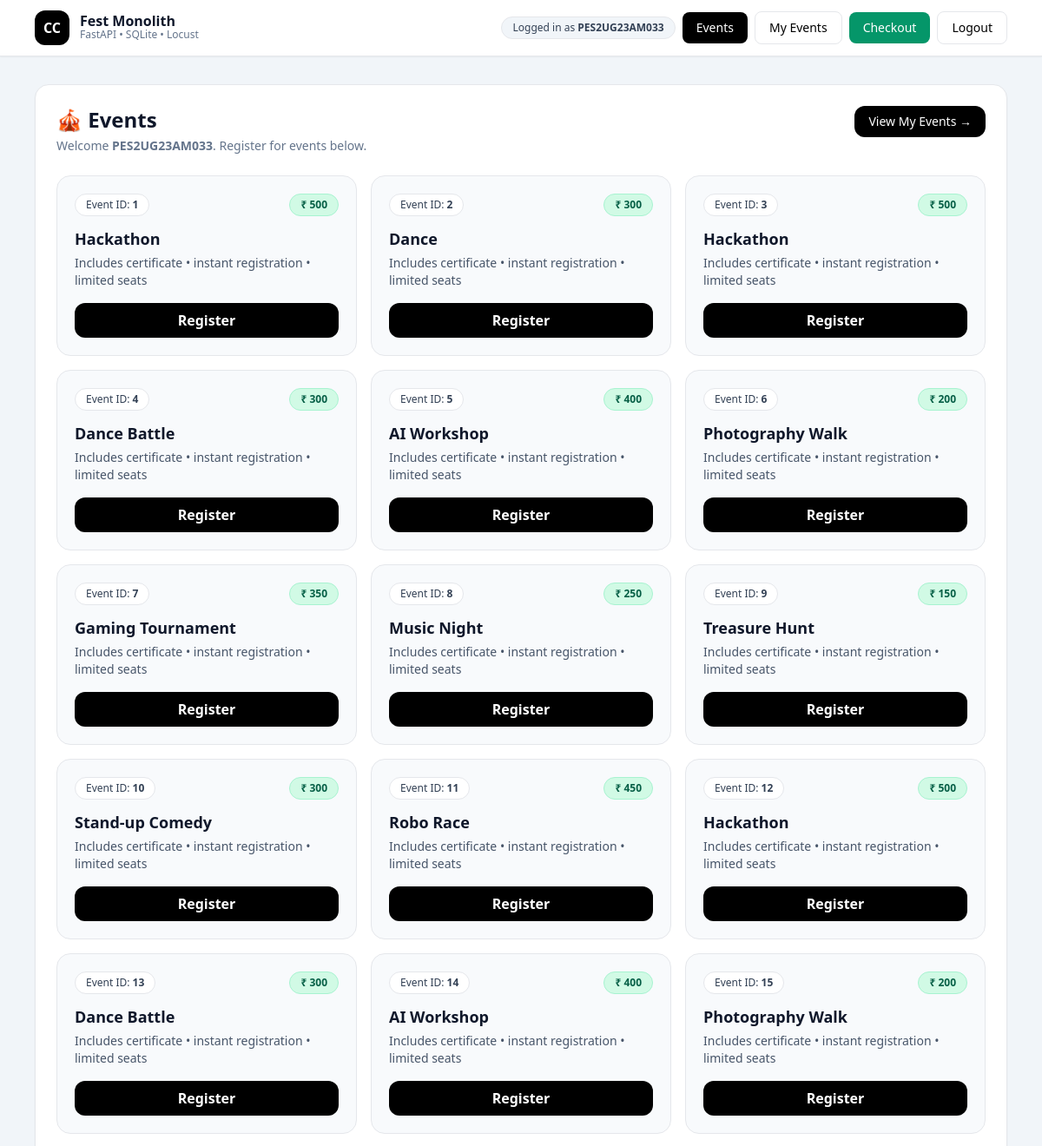
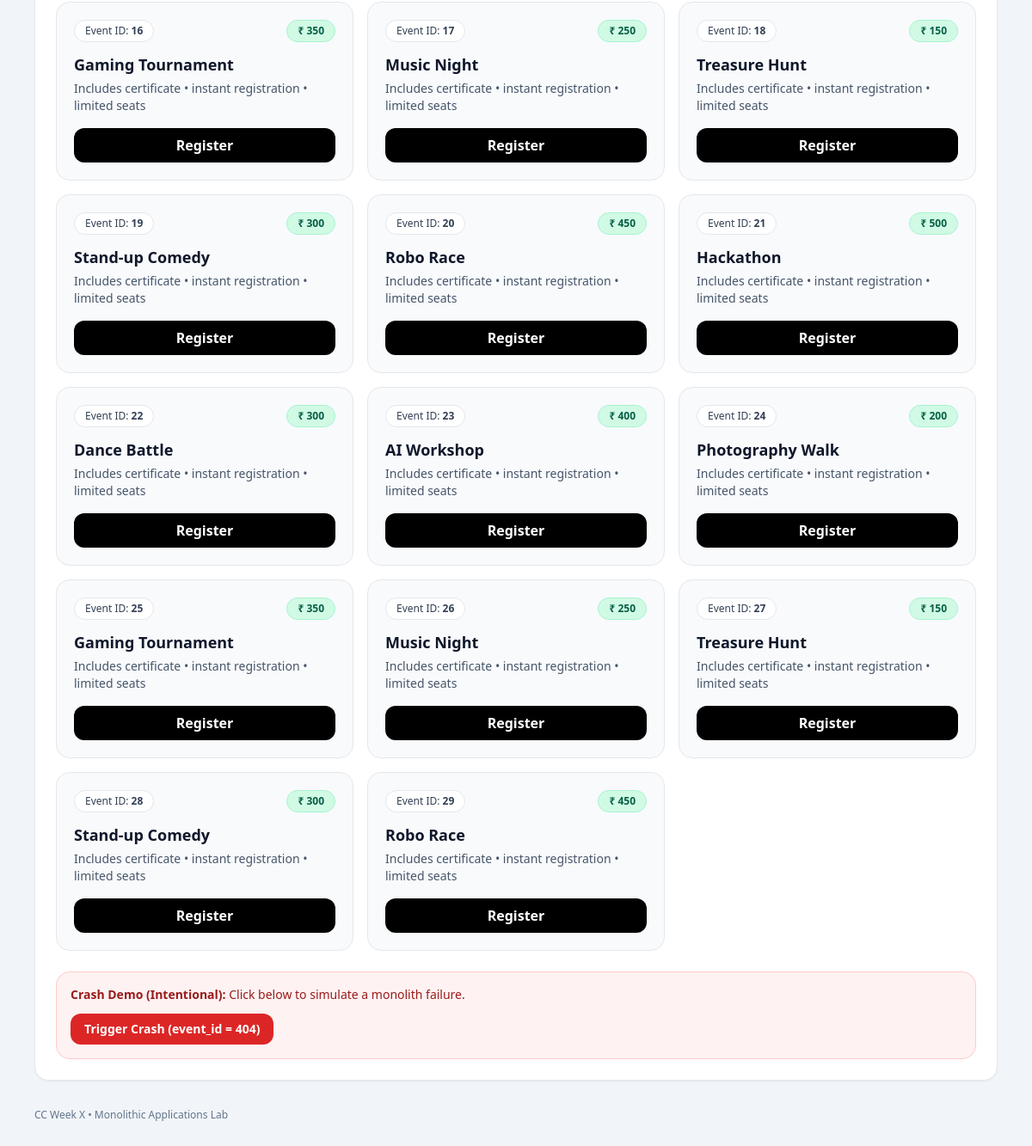
/events?user=PES2UG23AM033, run on the app's committed database (2 pictures, top to bottom).
### tables this page shows
CREATE TABLE events (
    id INTEGER PRIMARY KEY AUTOINCREMENT,
    name TEXT,
    fee INTEGER
);

### main.py (the view)
@app.get("/events", response_class=HTMLResponse)
def events(request: Request, user: str):
    db = get_db()
    rows = db.execute("SELECT * FROM events").fetchall()
    waste = 0
    for i in range(3000000):
        waste += i % 3
    return templates.TemplateResponse(
        "events.html",
        {"request": request, "events": rows, "user": user}
    )

### templates/events.html
{% extends "base.html" %}
{% block content %}
<div class="bg-white rounded-2xl shadow-sm border p-6">
  <div class="flex items-start justify-between gap-4 flex-wrap">
    <div>
      <h1 class="text-2xl font-bold text-slate-900">🎪 Events</h1>
      <p class="text-sm text-slate-500 mt-1">
        Welcome <b>{{ user }}</b>. Register for events below.
      </p>
    </div>
    <div class="flex gap-2 flex-wrap">
      <a href="/my-events?user={{ user }}"
         class="px-4 py-2 rounded-xl bg-black text-white font-medium text-sm hover:opacity-90">
        View My Events →
      </a>
    </div>
  </div>
  <div class="mt-6 grid sm:grid-cols-2 lg:grid-cols-3 gap-4">
    {% for e in events %}
      <div class="rounded-2xl border bg-slate-50 p-5 hover:bg-white hover:shadow-sm transition">
        <div class="flex items-center justify-between">
          <span class="text-xs px-3 py-1 rounded-full bg-white border text-slate-700">
            Event ID: <b>{{ e[0] }}</b>
          </span>
          <span class="text-xs px-3 py-1 rounded-full bg-emerald-100 border border-emerald-200 text-emerald-800 font-semibold">
            ₹ {{ e[2] }}
          </span>
        </div>
        <h2 class="mt-3 text-lg font-bold text-slate-900">{{ e[1] }}</h2>
        <p class="text-sm text-slate-600 mt-1">
          Includes certificate • instant registration • limited seats
        </p>
        <a href="/register_event/{{ e[0] }}?user={{ user }}"
           class="mt-4 block text-center px-4 py-2 rounded-xl bg-black text-white font-semibold hover:opacity-90">
          Register
        </a>
      </div>
    {% endfor %}
  </div>
  <div class="mt-6 p-4 rounded-2xl bg-red-50 border border-red-200 text-red-800 text-sm">
    <b>Crash Demo (Intentional):</b> Click below to simulate a monolith failure.
    <div class="mt-3">
      <a href="/register_event/404?user={{ user }}"
         class="inline-flex px-4 py-2 rounded-xl bg-red-600 text-white font-semibold hover:bg-red-700">
        Trigger Crash (event_id = 404)
      </a>
    </div>
  </div>
</div>
{% endblock %}

### templates/base.html (shortened to what this page needs)
<!DOCTYPE html>
<html lang="en">
<head>
  <script src="https://cdn.tailwindcss.com"></script>
</head>
<body class="bg-slate-100">
  <nav class="bg-white shadow-sm border-b">
    <div class="max-w-6xl mx-auto px-4 py-3 flex items-center justify-between">
      <div class="flex items-center gap-3">
        <div class="h-10 w-10 rounded-xl bg-black text-white grid place-items-center font-bold">CC</div>
        <div>
          <p class="font-semibold text-slate-900 leading-none">Fest Monolith</p>
          <p class="text-xs text-slate-500">FastAPI • SQLite • Locust</p>
        </div>
      </div>
      <div class="flex items-center gap-2 flex-wrap">
        {% if user %}
          <span class="text-xs px-3 py-1 rounded-full bg-slate-100 border text-slate-700">
            Logged in as <b>{{ user }}</b>
          </span>
          <a href="/events?user={{ user }}" class="px-4 py-2 rounded-lg bg-black text-white text-sm font-medium hover:opacity-90">
            Events
          </a>
          <a href="/my-events?user={{ user }}" class="px-4 py-2 rounded-lg bg-white border text-sm font-medium hover:bg-slate-50">
            My Events
          </a>
          <a href="/checkout" class="px-4 py-2 rounded-lg bg-emerald-600 text-white text-sm font-medium hover:bg-emerald-700">
            Checkout
          </a>
          <a href="/login" class="px-4 py-2 rounded-lg bg-white border text-sm font-medium hover:bg-slate-50">
            Logout
          </a>
        {% endif %}
      </div>
    </div>
  </nav>
  <main class="max-w-6xl mx-auto px-4 py-8">
    {% block content %}{% endblock %}
  </main>
  <footer class="max-w-6xl mx-auto px-4 pb-10 text-xs text-slate-500">
    CC Week X • Monolithic Applications Lab
  </footer>
</body>
</html>

### data on the page
events: id "1", fee "500", name "Hackathon"
events: id "2", fee "300", name "Dance"
events: id "3", fee "500", name "Hackathon"
events: id "4", fee "300", name "Dance Battle"
events: id "5", fee "400", name "AI Workshop"
events: id "6", fee "200", name "Photography Walk"
events: id "7", fee "350", name "Gaming Tournament"
events: id "8", fee "250", name "Music Night"
events: id "9", fee "150", name "Treasure Hunt"
events: id "10", fee "300", name "Stand-up Comedy"
events: id "11", fee "450", name "Robo Race"
events: id "12", fee "500", name "Hackathon"
events: id "13", fee "300", name "Dance Battle"
events: id "14", fee "400", name "AI Workshop"
events: id "15", fee "200", name "Photography Walk"
events: id "16", fee "350", name "Gaming Tournament"
events: id "17", fee "250", name "Music Night"
events: id "18", fee "150", name "Treasure Hunt"
events: id "19", fee "300", name "Stand-up Comedy"
events: id "20", fee "450", name "Robo Race"
events: id "21", fee "500", name "Hackathon"
events: id "22", fee "300", name "Dance Battle"
events: id "23", fee "400", name "AI Workshop"
events: id "24", fee "200", name "Photography Walk"
events: id "25", fee "350", name "Gaming Tournament"
events: id "26", fee "250", name "Music Night"
events: id "27", fee "150", name "Treasure Hunt"
events: id "28", fee "300", name "Stand-up Comedy"
events: id "29", fee "450", name "Robo Race"

### other printed values
{{ user }} "PES2UG23AM033"
